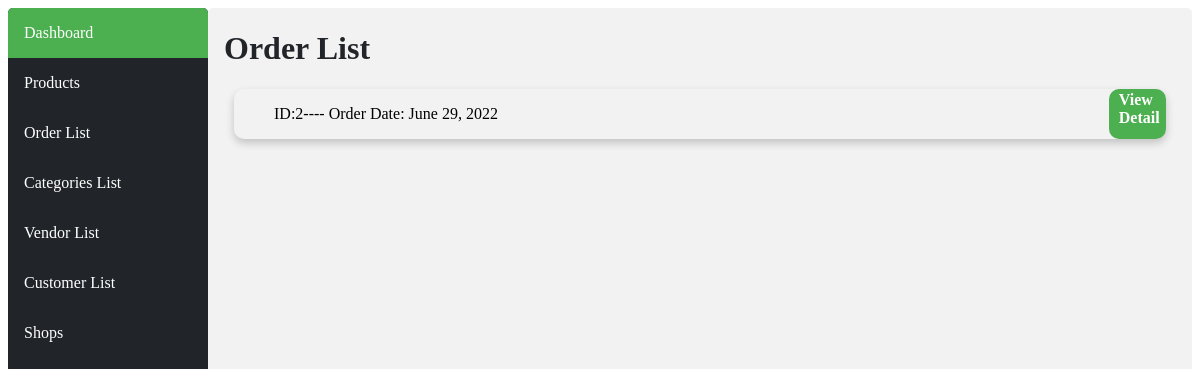
The app's page /orderlist/, older data.
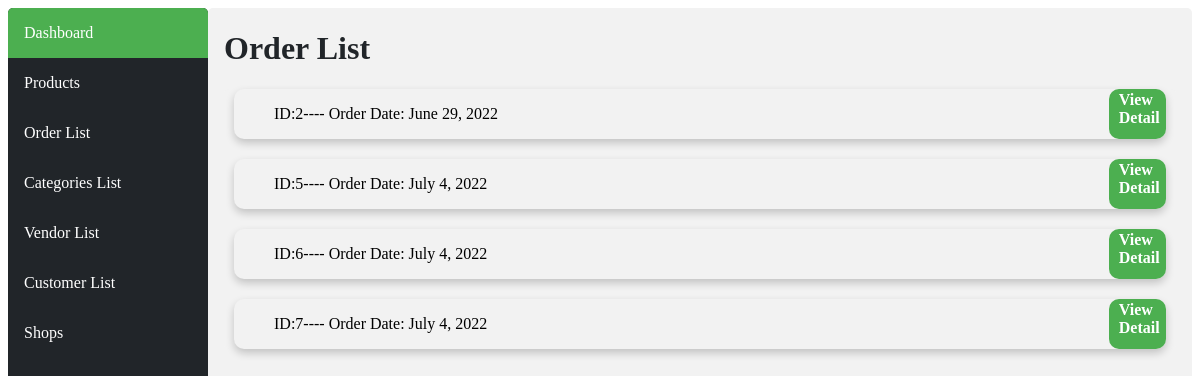
The same page, newer data.
### ecommerceApp/models.py (models this page shows, shortened)
class Order(models.Model):
    order_date=models.DateField()
    pricing=models.FloatField()
    deliver_date=models.DateField()
    customer=models.ForeignKey(Customer, on_delete=models.CASCADE)

### ecommerceApp/views.py (the view)
# urls.py: path('orderlist/',views.order,name="order"),
def order(request):
    orders=Order.objects.all()
    return render(request,'html/orderlist.html',{"orders":orders})

### ecommerceApp/templates/html/orderlist.html
{%extends "html/layout.html"%}
{%block body%}
{% load static %}
<link rel="stylesheet" href="{% static 'css/orderlist.css' %}" />
<h1 class="title">Order List</h1>
<div>
    {%for order in orders%}
    <div class="card">
        <ul style="flex-grow: 1;"> ID:{{order.id}}---- Order Date: {{order.order_date}}</ul>
        <a id="adda" class="button" href="{%url 'main:order-detail' order.id%}">View Detail</a>
    </div>
    {%endfor%}
</div>
{%endblock%}

Row changes from the older to the newer data that the page shows:
added Order: id "5", order_date "July 4, 2022"
added Order: id "6", order_date "July 4, 2022"
added Order: id "7", order_date "July 4, 2022"
